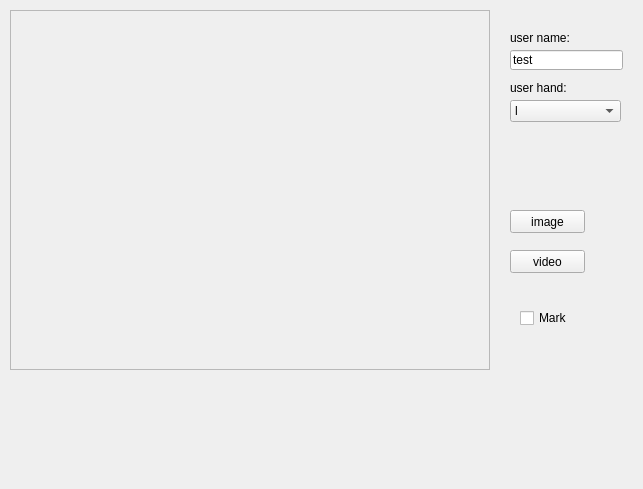
<?xml version="1.0" encoding="UTF-8"?>
<ui version="4.0">
 <class>MainWindow</class>
 <widget class="QMainWindow" name="MainWindow">
  <property name="geometry">
   <rect>
    <x>0</x>
    <y>0</y>
    <width>643</width>
    <height>489</height>
   </rect>
  </property>
  <property name="windowTitle">
   <string>MainWindow</string>
  </property>
  <widget class="QWidget" name="centralWidget">
   <widget class="QLabel" name="labelVideo">
    <property name="geometry">
     <rect>
      <x>10</x>
      <y>10</y>
      <width>480</width>
      <height>360</height>
     </rect>
    </property>
    <property name="frameShape">
     <enum>QFrame::StyledPanel</enum>
    </property>
    <property name="text">
     <string/>
    </property>
    <property name="scaledContents">
     <bool>true</bool>
    </property>
   </widget>
   <widget class="QLabel" name="label">
    <property name="geometry">
     <rect>
      <x>510</x>
      <y>30</y>
      <width>61</width>
      <height>16</height>
     </rect>
    </property>
    <property name="text">
     <string>user name:</string>
    </property>
   </widget>
   <widget class="QLineEdit" name="userNameLineEdit">
    <property name="geometry">
     <rect>
      <x>510</x>
      <y>50</y>
      <width>113</width>
      <height>20</height>
     </rect>
    </property>
    <property name="text">
     <string>test</string>
    </property>
   </widget>
   <widget class="QLabel" name="label_2">
    <property name="geometry">
     <rect>
      <x>510</x>
      <y>80</y>
      <width>61</width>
      <height>16</height>
     </rect>
    </property>
    <property name="text">
     <string>user hand:</string>
    </property>
   </widget>
   <widget class="QComboBox" name="userHandComboBox">
    <property name="geometry">
     <rect>
      <x>510</x>
      <y>100</y>
      <width>111</width>
      <height>22</height>
     </rect>
    </property>
    <item>
     <property name="text">
      <string>l</string>
     </property>
    </item>
    <item>
     <property name="text">
      <string>r</string>
     </property>
    </item>
   </widget>
   <widget class="QPushButton" name="videobutton">
    <property name="geometry">
     <rect>
      <x>510</x>
      <y>250</y>
      <width>75</width>
      <height>23</height>
     </rect>
    </property>
    <property name="text">
     <string>video</string>
    </property>
   </widget>
   <widget class="QPushButton" name="imagebutton">
    <property name="geometry">
     <rect>
      <x>510</x>
      <y>210</y>
      <width>75</width>
      <height>23</height>
     </rect>
    </property>
    <property name="text">
     <string>image</string>
    </property>
   </widget>
   <widget class="QCheckBox" name="markCheckBox">
    <property name="geometry">
     <rect>
      <x>520</x>
      <y>310</y>
      <width>71</width>
      <height>16</height>
     </rect>
    </property>
    <property name="text">
     <string>Mark</string>
    </property>
   </widget>
  </widget>
 </widget>
 <layoutdefault spacing="6" margin="11"/>
 <resources/>
 <connections/>
</ui>
